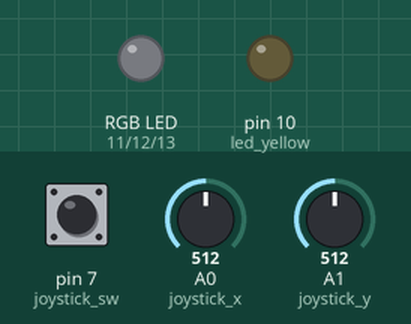
The sketch below on a simulated Arduino Uno, built with avr-gcc and run on an emulated ATmega328P. Shown: an RGB LED mixed from three pins (HIGH = lit), output pins drawn as LEDs (lit = HIGH). The test bench sets the inputs (shaded band); at power-on: pin 7 (joystick_sw) HIGH, A0 (joystick_x) = 512, A1 (joystick_y) = 512. Dim RGB values are drawn brighter than linear.

Above: at 1.2 s.
1.3 s: pin 7 (joystick_sw) pulled LOW for 0.15 s
At 1.4 s:
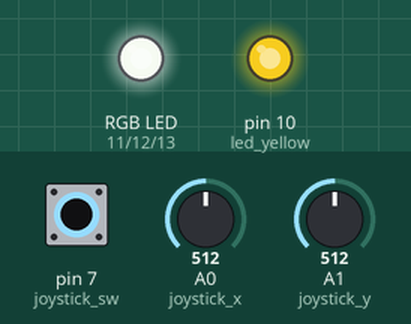
3.0 s: A0 (joystick_x) set to 318
4.5 s: A0 (joystick_x) set to 281
At 5.2 s:
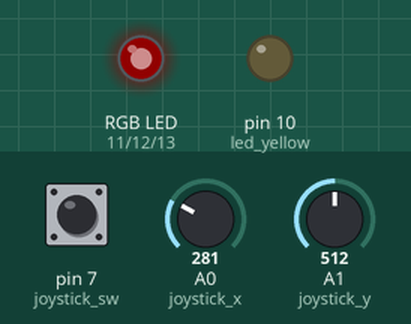
6.0 s: A1 (joystick_y) set to 314
7.5 s: A1 (joystick_y) set to 292
At 8.7 s:
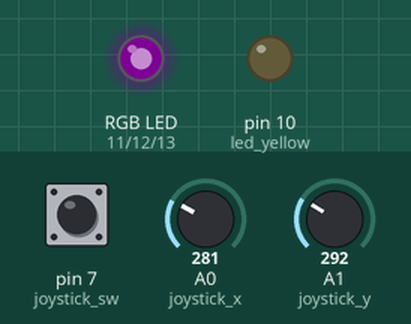
9.0 s: pin 7 (joystick_sw) pulled LOW for 1 s
At 10.03 s:
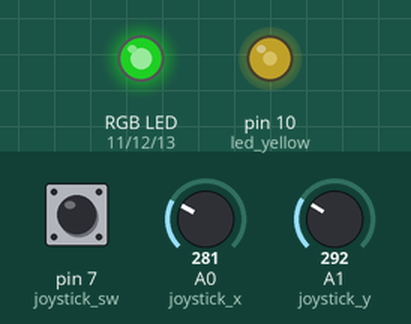
Timing chart, 0 to 12.0 s (numbered marks = the images above; inputs shaded):
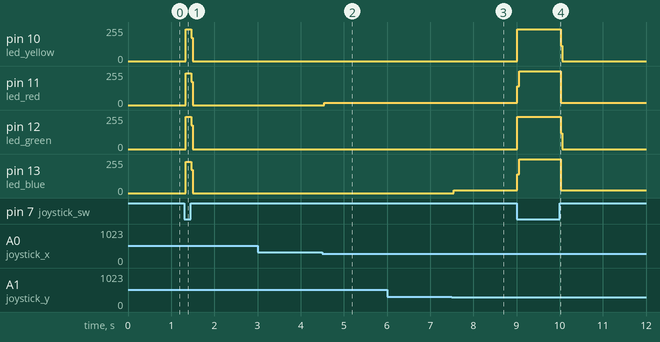

The sketch:

joystick_ex01.ino
```cpp
int joystick_x = A0;
int joystick_y = A1;
int joystick_sw = 7;
int led_blue = 13;
int led_green = 12;
int led_red = 11;
int led_yellow = 10;

void setup() {
  pinMode(joystick_sw, INPUT_PULLUP);
  pinMode(led_blue, OUTPUT);
  pinMode(led_green, OUTPUT);
  pinMode(led_red, OUTPUT);
  pinMode(led_yellow, OUTPUT);
}

void loop() {
  int x = analogRead(joystick_x);
  int y = analogRead(joystick_y);
  int sw = digitalRead(joystick_sw);

  if(x < 300)
  {
    digitalWrite(led_red, HIGH);
  }
  else
  {
    digitalWrite(led_red, LOW);
  }

  if(x > 900)
  {
    digitalWrite(led_yellow, HIGH);
  }
  else
  {
    digitalWrite(led_yellow, LOW);
  }

  if(y < 300)
  {
    digitalWrite(led_blue, HIGH);
  }
  else
  {
    digitalWrite(led_blue, LOW);
  }

  if(y > 900)
  {
    digitalWrite(led_green, HIGH);
  }
  else
  {
    digitalWrite(led_green, LOW);
  }

  if(sw == HIGH)
  {
    digitalWrite(led_red, LOW);
    digitalWrite(led_yellow, LOW);
    digitalWrite(led_green, LOW);
    digitalWrite(led_blue, LOW);
  }
  else
  {
    digitalWrite(led_red, HIGH);
    digitalWrite(led_yellow, HIGH);
    digitalWrite(led_green, HIGH);
    digitalWrite(led_blue, HIGH);
  }
}
```

Measured:
- the behaviour switches between 300 and 299 on A0 (joystick_x) (found by bisection; images 1 and 2)
- after the input at 1.3 s, pin 10 (led_yellow), pin 11 (led_red): 0/255 → 238/255 at once, → 0/255 0.12 s later; pin 12 (led_green): 0/255 → 243/255 at once, → 0/255 0.12 s later; pin 13 (led_blue): 0/255 → 234/255 at once, → 0/255 0.12 s later
- after the input at 3.0 s, every drawn part: stays the same
- after the input at 4.5 s, pin 11 (led_red): 0/255 → 17/255 at once
- after the input at 6.0 s, every drawn part: stays the same
- after the input at 7.5 s, pin 13 (led_blue): 0/255 → 20/255 at once
- after the input at 9.0 s, pin 10 (led_yellow): 0/255 → 239/255 at once, → 0/255 1.0 s later; pin 11 (led_red): 17/255 → 255/255 at once, → 17/255 1.0 s later; pin 12 (led_green): 0/255 → 243/255 at once, → 0/255 1.0 s later; pin 13 (led_blue): 20/255 → 255/255 at once, → 20/255 1.0 s later
